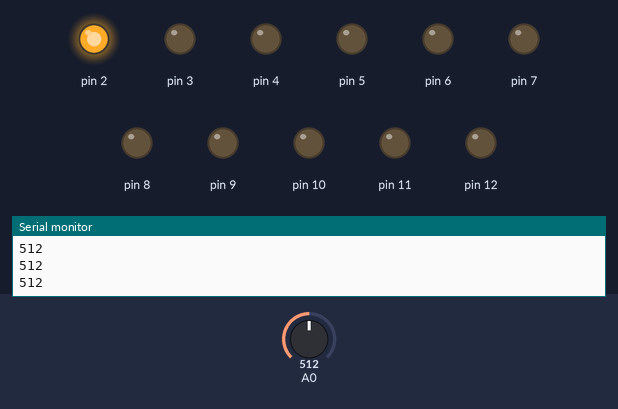
A sketch run on a simulated Arduino Uno, built with avr-gcc and run on an emulated ATmega328P. On the bench: output pins drawn as LEDs (lit = HIGH), the last lines printed to the serial monitor. Inputs (shaded band) come from the test bench; at power-on: A0 = 512.

Above: at 2.8 s.
2.9 s: A0 set to 210
4.4 s: A0 set to 189
At 4.8 s:
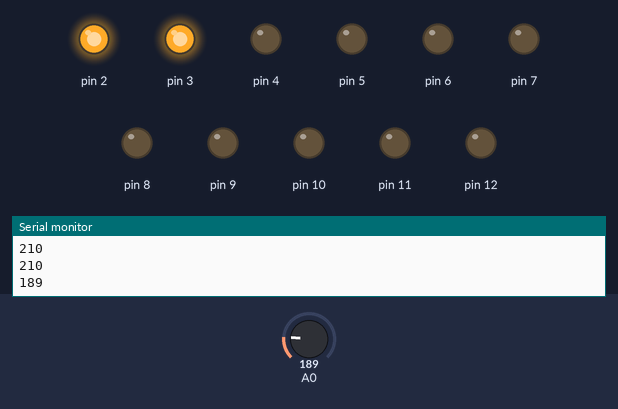
At 9.8 s:
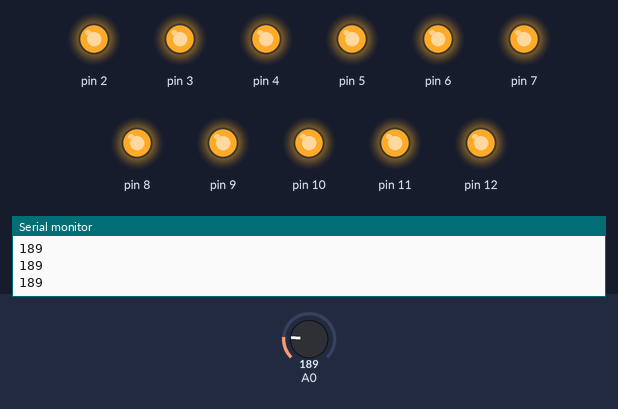
Timing chart, 0 to 11.3 s (numbered marks = the images above; inputs shaded):
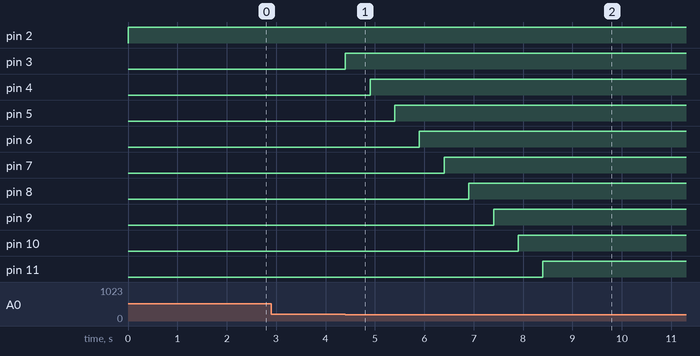

Measured:
- the behaviour switches between 201 and 200 on A0 (found by bisection; images 0 and 1)
- after the input at 4.4 s, pin 3: LOW → HIGH at once; pin 4: LOW → HIGH after 0.50 s; pin 5: LOW → HIGH after 1.0 s; pin 6: LOW → HIGH after 1.5 s; pin 7: LOW → HIGH after 2.0 s

The sketch:

Start_Fire.ino
```cpp
void setup() {
  int i;
  Serial.begin(115200);
  Serial.println();
  for(i = 2; i < 13; i++){
    pinMode(i, OUTPUT);
  }
}

void loop() {
  int i;
  analogWrite(2, 1023);
  delay(2000);
  while(analogRead(A0) > 200){
    Serial.println(analogRead(A0));
    delay(1);
  }

  for( i = 3; i < 13; i++ ){
    Serial.println(analogRead(A0));
    analogWrite(i, 1023);
    delay(500);
  }

  delay(1000);
}
```
